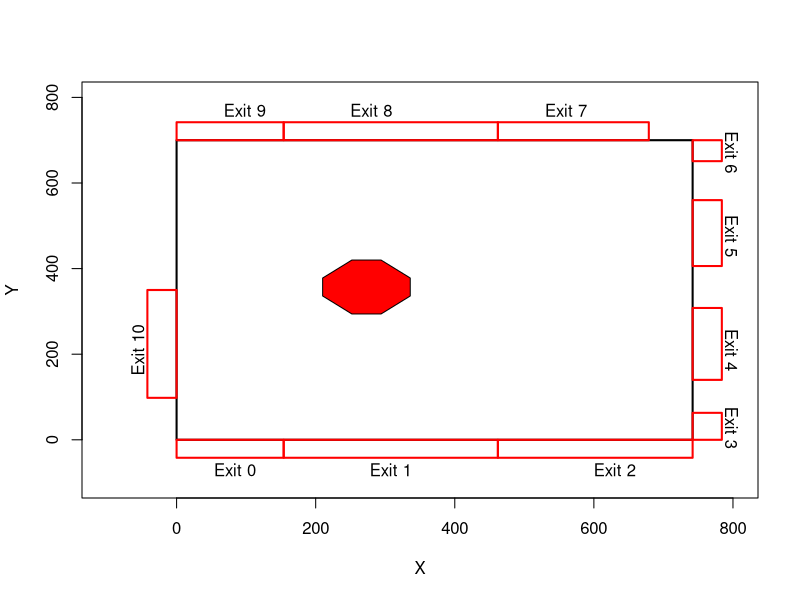

Source code (R):
# drawing GCS in pixels

# I followed this notebook and approximated 1 meter to 14 pixels
# https://github.com/Urban-Analytics/dust/blob/main/Projects/ABM_DA/experiments/grand_central_terminal_data/GCT-data.ipynb
# we will save the plot as a function (instead of an object), so it can be called at any time
# credit goes to stakoverflow: https://stackoverflow.com/questions/29583849/save-a-plot-in-an-object 
gcs_env_p = function(){
  plot(-100:800, -100:800, col = "white", xlab = "X", ylab = "Y") # draw an empty plot
  polygon(x = c(0, 0, 742, 742),
          y = c(0, 700, 700, 0),
          border = "black",
          lwd = 2) # draw walls of a GCS
  polygon(x= c(0, -42, -42, 0),
          y = c(98, 98, 350, 350),
          border = "red",
          lwd = 2) # exit 10
  polygon(x = c(0, 0, 154, 154),
          y = c(700, 742, 742, 700),
          border = "red",
          lwd = 2) # exit 9
  polygon(x = c(154, 154, 462, 462),
          y = c(700, 742, 742, 700),
          border = "red",
          lwd = 2) # exit 8
  polygon(x = c(462, 462, 679, 679),
          y = c(700, 742, 742, 700),
          border = "red",
          lwd = 2) # exit 7
  polygon(x = c(742, 784, 784, 742),
          y = c(700, 700, 651, 651),
          border = "red",
          lwd = 2) # exit 6
  polygon(x = c(742, 784, 784, 742),
          y = c(560, 560, 406, 406),
          border = "red",
          lwd = 2) # exit 5
  polygon(x = c(742, 784, 784, 742),
          y = c(308, 308, 140, 140),
          border = "red",
          lwd = 2) # exit 4
  polygon(x = c(742, 784, 784, 742),
          y = c(63, 63, 0, 0),
          border = "red",
          lwd = 2) # exit 3
  polygon(x = c(742, 742, 462, 462),
          y = c(0, -42, -42, 0),
          border = "red",
          lwd = 2) # exit 2
  polygon(x = c(462, 462, 154, 154),
          y = c(0, -42, -42, 0),
          border = "red",
          lwd = 2) # exit 1
  polygon(x = c(154, 154, 0, 0),
          y = c(0, -42, -42, 0),
          border = "red",
          lwd = 2) # exit 0
  polygon(x = c(294, 252, 210, 210, 252, 294, 336, 336, 294),
          y = c(294, 294, 336, 378, 420, 420, 378, 336, 294),
          col = "red") # information booth (an obstacle)
  
  # annotation of a plot
  text(x = -56,
       y = 210,
       label = "Exit 10",
       srt = 90)
  text(x = 98,
       y = 770,
       label = "Exit 9")
  text(x = 280,
       y = 770,
       label = "Exit 8")
  text(x = 560,
       y = 770,
       label = "Exit 7")
  text(x = 798,
       y = 672,
       label = "Exit 6",
       srt = -90)
  text(x = 798,
       y = 476,
       label = "Exit 5",
       srt = -90)
  text(x = 798,
       y = 210,
       label = "Exit 4",
       srt = -90)
  text(x = 798,
       y = 28,
       label = "Exit 3",
       srt = -90)
  text(x = 630,
       y = -70,
       label = "Exit 2")
  text(x = 308,
       y = -70,
       label = "Exit 1")
  text(x = 84,
       y = -70,
       label = "Exit 0")
}
gcs_env_p()
